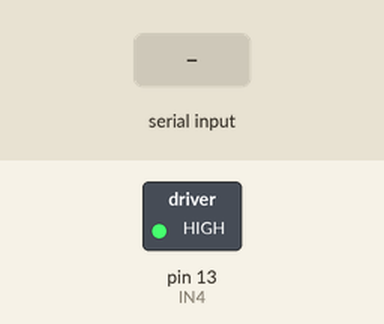
Simulated run of this sketch. Board: Arduino Uno, built with avr-gcc and run on an emulated ATmega328P. Shown: switched loads named in the sketch (green lamp = pin HIGH). The test bench sets the inputs (shaded band). What the sketch prints to the serial monitor is not drawn.

Above: at 6.5 s.
6.6 s: "ON\n" received over Serial
At 10.9 s:
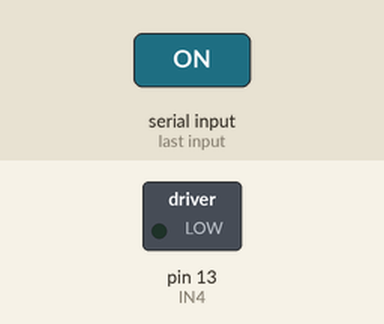
12.5 s: "OFF\n" received over Serial
Timing chart, 0 to 23.5 s (numbered marks = the images above; inputs shaded):
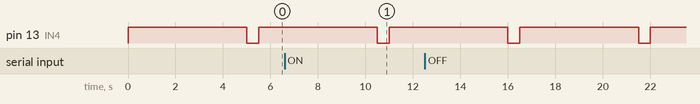

The sketch:

motor2.ino
```cpp
//int led_pin = 13;
int IN4 = 13;
void setup() {
  Serial.begin(9600);
  pinMode(IN4, OUTPUT);

  digitalWrite(IN4, LOW);

}
void loop() {

  digitalWrite(IN4, HIGH);
  delay(5000);
  digitalWrite(IN4, LOW);
  delay(500);

  if(Serial.available())                                   // if there is data comming
  {
    String command = Serial.readStringUntil('\n');         // read string until meet newline character
    if(command == "ON")
    {
//      digitalWrite(led_pin, HIGH);                         // turn on LED
      Serial.println("LED is turned ON");                  // send action to Serial Monitor
    }
    else if(command == "OFF")
    {
//      digitalWrite(led_pin, LOW);                          // turn off LED
      Serial.println("LED is turned OFF");                 // send action to Serial Monitor
    }
  }
}
```

Measured:
- by itself, pin 13 (IN4): alternates HIGH for 5.0 s and LOW for 0.50 s
